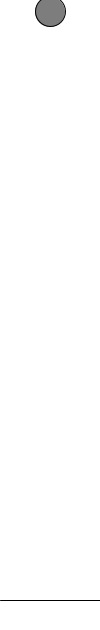
Frame 1 (no input)
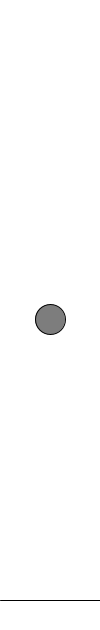
Frame 60 (the mouse pressed at the canvas centre just before this capture)
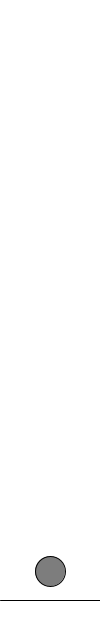
Frame 120 (the mouse held since frame 60 and released just before this capture)

The Processing sketch that drew these frames (run headless with seeded random() and noise(); from frame 60 on, the mouse is pressed at the canvas centre):

// Processing sketch: aufgabe_W_4_16_titschenderball
// ── aufgabe_W_4_16_titschenderball.pde
// Zeitpunkt in unserer Simulation
int t = 0;

// Startposition unseres Balles
float y = 10;

// Position des Bodens
float yBottom = 600;

// Gravitationskraft, hier um ein Zehntel herunterskaliert
float g = 9.81 / 10.0;

// Wir haben die Gravitation als Anfangsgeschwindigkeit
float v = g;

// Geschwindigkeitsverlust nach Aufprall
float cor = 0.7;

// Berechne Zeitpunkt, an dem die Geschwindigkeit 0 wird
float v1 = sqrt(v * v + 2 * g * (y - yBottom));
float tBorder = 1 / g * (v + v1 * ((1 + cor) / (1 - cor)));

void setup() {
  // Setze die Bildschirmgröße
  size(100, 630);
}

void draw() {
  // Male den Hintergrund
  background(255);

  // Haben wir den Grenzzeitpunkt erreicht
  if (t > tBorder) {
    // Setze die Geschwindigkeit auf 0 und stoppe damit den Ball
    v = 0;
  }
  else {
    // Setze die Geschwindigkeit in Abhängigkeit von der Gravitation
    v = v + g;
  }

  // Berechne die neue Y-Position des Balles
  y = y + v;

  // Berührt unser Ball den Boden
  if (y >= yBottom) {
    // Verändere Richtung und Geschwindigkeit des Balles
    v = v * -cor;

    // Setze die Position auf den Boden
    y = yBottom;
  }

  // Setze die Linienfarbe auf Schwarz
  stroke(0);

  // Male den Boden
  line(0, yBottom, width, yBottom);

  // Setze die Ballfarbe auf Grau
  fill(125);

  // Zeichne den Ball
  ellipse(50, y, 30, 30);

  // Erhöhe die Zeitpunktzahl um Eins
  t = t + 1;
}
